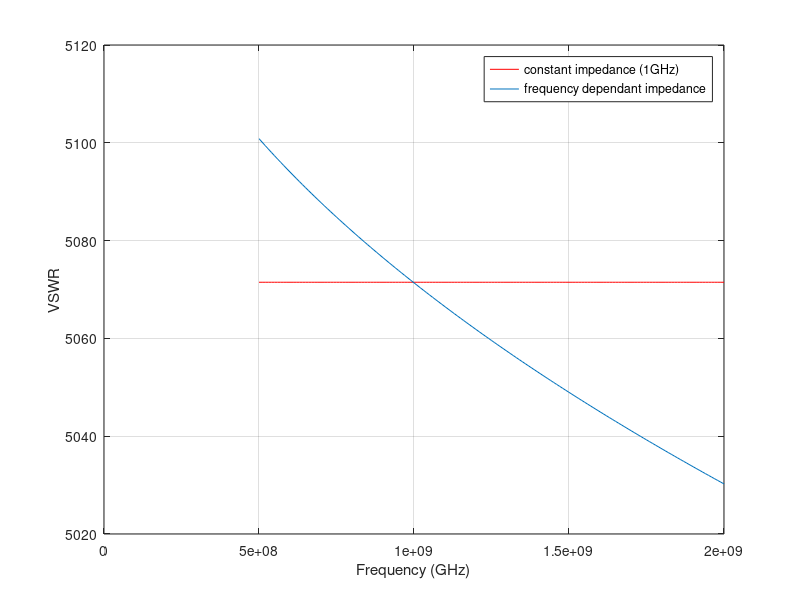

Write the MATLAB code that produced this figure.
%% Template script for mini module
%%Excercise 2.43 e and f
clear all
close all
% freq = 1*10^9;
% lambda = 3*10^8/freq;
freq_range = [500:10:2000].*10^6;
lambda_range = 3*10^8./freq_range;

sigma = 5.7*10^7;
mu = 1.257*10^-6;
l = lambda_range./60;
a = lambda_range./200;
k = 2*pi./lambda_range;
R_loss = 4.415*10^-3;
R_rad = 0.21932;
Z_0 = 50;

%impedance does not change
for i = 1:length(freq_range)
    X_in(i) = -120 * ( (log(l(i)/a(i))-1) / (tan(k(i)*l(i))));
    Z_in(i) = (R_rad + R_loss) + j*X_in(i);
    Gamma(i) = (Z_in(i) - Z_0) / (Z_in(i) + Z_0); 
    SWR_1(i) = (1+abs(Gamma(i))) / (1-abs(Gamma(i)));
end
 
 % impedance changes according to formula
 for i = 1:length(freq_range)
     R_rad(i) = 80*(pi^2)*(l(i)/lambda_range(i))^2;
     R_loss(i) = l(i)/(2*pi*a(i)) * sqrt( (2*pi*freq_range(i)*mu) / (2*sigma) );
     X_in(i) = -120 * ( (log(l(i)/a(i))-1) / (tan(k(i)*l(i))));
     Z_in(i) = (R_rad(i) + R_loss(i)) + j*X_in(i);
     Gamma(i) = (Z_in(i) - Z_0) / (Z_in(i) + Z_0); 
     SWR_2(i) = (1+abs(Gamma(i))) / (1-abs(Gamma(i)));
 end
 
 % plot the figure
 figure()
 plot(freq_range,SWR_1,'r'); hold on; grid on;
 plot(freq_range,SWR_2);
 xlabel('Frequency (GHz)')
 ylabel('VSWR')
 legend('constant impedance (1GHz)','frequency dependant impedance');